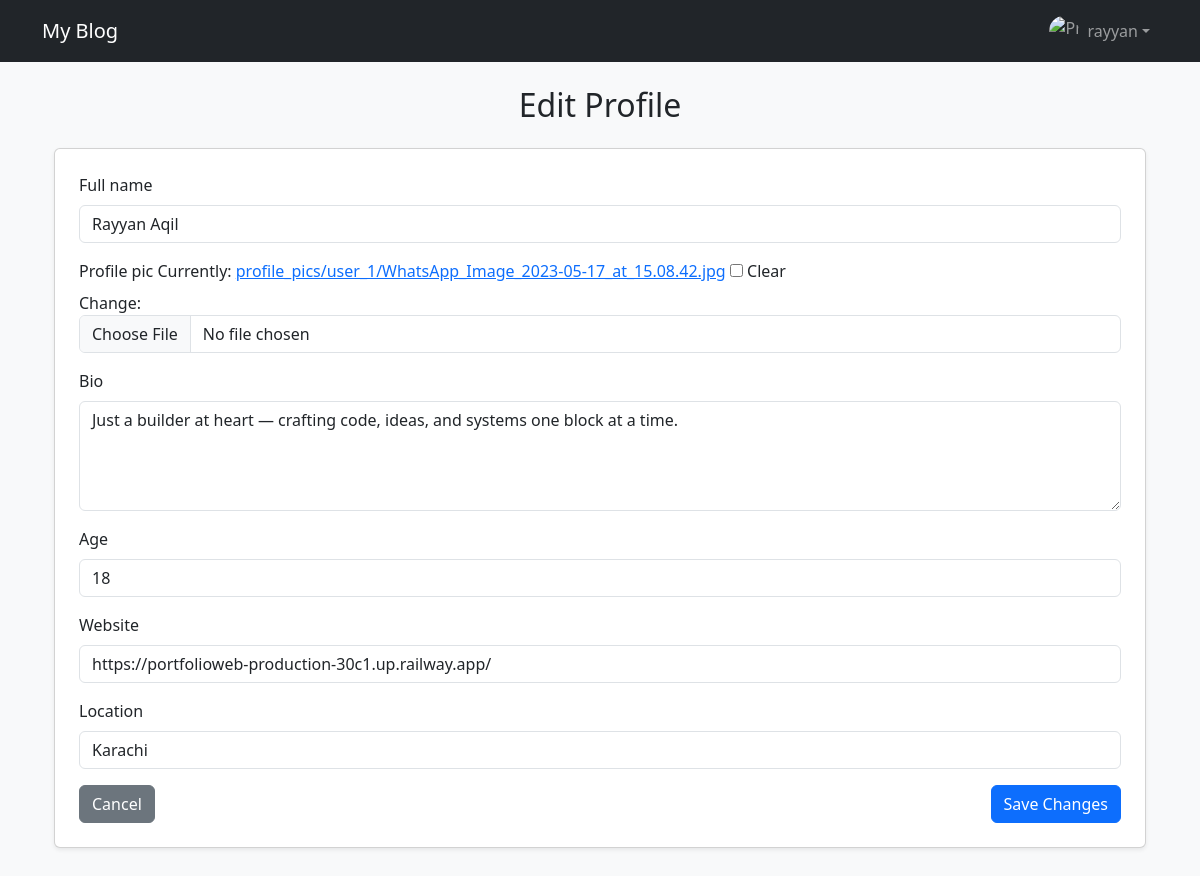
/profiles/edit/ (signed in), run on an earlier commit of the app's database.
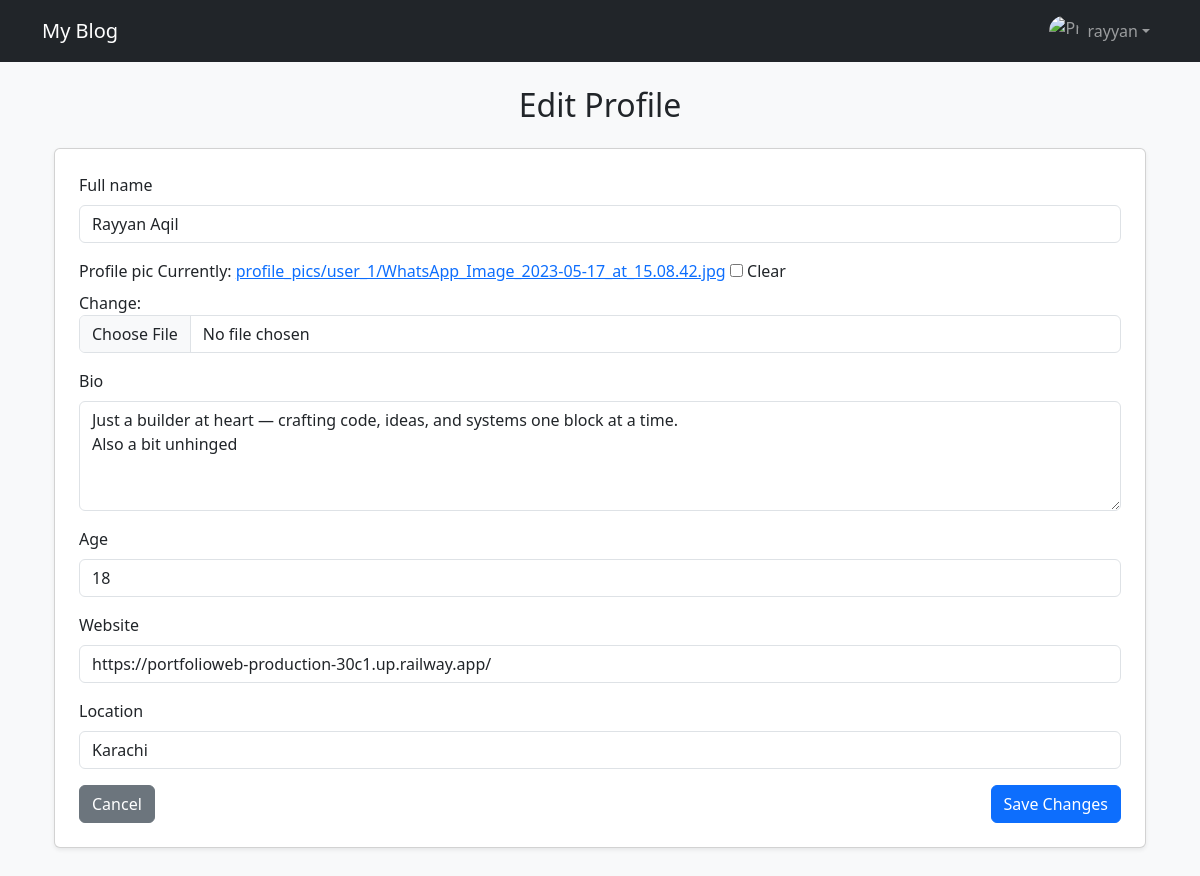
And on a later commit of the database.
### profiles/models.py (models this page shows, shortened)
class Profile(models.Model):
    user = models.OneToOneField(User, on_delete=models.CASCADE)
    full_name = models.CharField(max_length=100, blank=True)
    profile_pic = models.ImageField(upload_to=user_profile_pic_path, blank=True, null=True)
    bio = models.TextField(blank=True)
    age = models.PositiveIntegerField(blank=True, null=True)
    website = models.URLField(blank=True, null=True)
    location = models.CharField(max_length=100, blank=True)
    joined_at = models.DateTimeField(default=timezone.now)
    following = models.ManyToManyField(
        'self',
        symmetrical=False,
        related_name='followers',
        blank=True
    )
    blocked_users = models.ManyToManyField(
        'self',
        symmetrical=False,
        related_name='blocked_by',
        blank=True
    )

### profiles/views.py (the view)
# urls.py: path('edit/', views.edit_profile, name='edit_profile'),
@login_required
def edit_profile(request):
    profile = request.user.profile
    if request.method == 'POST':
        form = ProfileForm(request.POST, request.FILES, instance=profile)
        if form.is_valid():
            form.save()
            return redirect('profile_view', username=request.user.username)
    else:
        form = ProfileForm(instance=profile)
    return render(request, 'edit_profile.html', {'form': form})

### profiles/forms.py
class ProfileForm(forms.ModelForm):
    class Meta:
        model = Profile
        fields = ['full_name', 'profile_pic', 'bio', 'age', 'website', 'location']
        widgets = {
            'full_name': forms.TextInput(attrs={'class': 'form-control', 'placeholder': 'Enter full name'}),
            'profile_pic': forms.ClearableFileInput(attrs={'class': 'form-control'}),
            'bio': forms.Textarea(attrs={'class': 'form-control', 'rows': 4, 'placeholder': 'Tell us about yourself'}),
            'age': forms.NumberInput(attrs={'class': 'form-control', 'placeholder': 'Your age'}),
            'website': forms.URLInput(attrs={'class': 'form-control', 'placeholder': 'Your website or portfolio'}),
            'location': forms.TextInput(attrs={'class': 'form-control', 'placeholder': 'City, Country'}),
        }

### profiles/templates/edit_profile.html (shortened to what this page needs)
{% extends 'base.html' %}
{% block content %}
<div class="container mt-4">
    <h2 class="mb-4 text-center">Edit Profile</h2>
    <form method="post" enctype="multipart/form-data" class="card p-4 shadow-sm">
        {% for field in form %}
            <div class="mb-3">
                <label for="{{ field.id_for_label }}" class="form-label">{{ field.label }}</label>
                {{ field }}
            </div>
        {% endfor %}
        <div class="d-flex justify-content-between">
            <a href="{% url 'profile_view' request.user.username %}" class="btn btn-secondary">Cancel</a>
            <button type="submit" class="btn btn-primary">Save Changes</button>
        </div>
    </form>
</div>
{% endblock %}

What changed in the data, as far as the page shows it:
changed Profile "Rayyan Aqil": bio "Just a builder at heart — crafting code, ideas, and systems one block at a time." → "Just a builder at heart — crafting code, ideas, and systems one block at a time. Also a bit unhinged"
